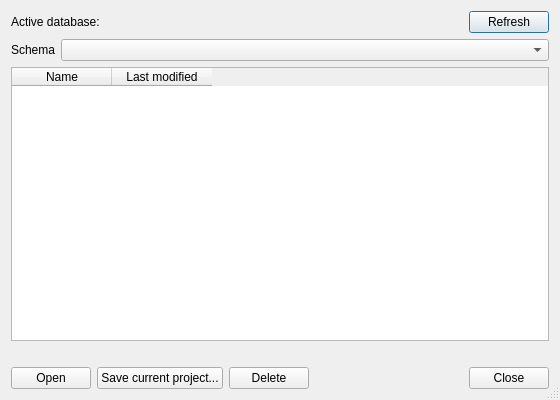
<?xml version="1.0" encoding="UTF-8"?>
<ui version="4.0">
 <class>projects_dialog</class>
 <widget class="QDialog" name="projects_dialog">
  <property name="geometry">
   <rect>
    <x>0</x>
    <y>0</y>
    <width>560</width>
    <height>400</height>
   </rect>
  </property>
  <property name="windowTitle">
   <string>PostGIS Toolbox - Projects in database</string>
  </property>
  <property name="sizeGripEnabled">
   <bool>true</bool>
  </property>
  <layout class="QVBoxLayout" name="verticalLayout">
   <item>
    <layout class="QHBoxLayout" name="header_layout">
     <item>
      <widget class="QLabel" name="active_db_label">
       <property name="text">
        <string>Active database:</string>
       </property>
      </widget>
     </item>
     <item>
      <spacer name="header_spacer">
       <property name="orientation">
        <enum>Qt::Horizontal</enum>
       </property>
       <property name="sizeHint" stdset="0">
        <size>
         <width>0</width>
         <height>0</height>
        </size>
       </property>
      </spacer>
     </item>
     <item>
      <widget class="QPushButton" name="refresh_btn">
       <property name="text">
        <string>Refresh</string>
       </property>
      </widget>
     </item>
    </layout>
   </item>
   <item>
    <layout class="QHBoxLayout" name="schema_layout">
     <item>
      <widget class="QLabel" name="schema_label">
       <property name="text">
        <string>Schema</string>
       </property>
      </widget>
     </item>
     <item>
      <widget class="QComboBox" name="schema_cbbx">
       <property name="sizePolicy">
        <sizepolicy hsizetype="Expanding" vsizetype="Fixed">
         <horstretch>1</horstretch>
         <verstretch>0</verstretch>
        </sizepolicy>
       </property>
      </widget>
     </item>
    </layout>
   </item>
   <item>
    <widget class="QTableWidget" name="projects_table">
     <property name="editTriggers">
      <set>QAbstractItemView::NoEditTriggers</set>
     </property>
     <property name="alternatingRowColors">
      <bool>true</bool>
     </property>
     <property name="selectionMode">
      <enum>QAbstractItemView::SingleSelection</enum>
     </property>
     <property name="selectionBehavior">
      <enum>QAbstractItemView::SelectRows</enum>
     </property>
     <property name="sortingEnabled">
      <bool>true</bool>
     </property>
     <attribute name="verticalHeaderVisible">
      <bool>false</bool>
     </attribute>
     <column>
      <property name="text">
       <string>Name</string>
      </property>
     </column>
     <column>
      <property name="text">
       <string>Last modified</string>
      </property>
     </column>
    </widget>
   </item>
   <item>
    <widget class="QLabel" name="info_label">
     <property name="text">
      <string notr="true"/>
     </property>
     <property name="wordWrap">
      <bool>true</bool>
     </property>
    </widget>
   </item>
   <item>
    <layout class="QHBoxLayout" name="buttons_layout">
     <item>
      <widget class="QPushButton" name="open_btn">
       <property name="text">
        <string>Open</string>
       </property>
      </widget>
     </item>
     <item>
      <widget class="QPushButton" name="save_btn">
       <property name="text">
        <string>Save current project...</string>
       </property>
      </widget>
     </item>
     <item>
      <widget class="QPushButton" name="delete_btn">
       <property name="text">
        <string>Delete</string>
       </property>
      </widget>
     </item>
     <item>
      <spacer name="buttons_spacer">
       <property name="orientation">
        <enum>Qt::Horizontal</enum>
       </property>
       <property name="sizeHint" stdset="0">
        <size>
         <width>0</width>
         <height>0</height>
        </size>
       </property>
      </spacer>
     </item>
     <item>
      <widget class="QDialogButtonBox" name="button_box">
       <property name="standardButtons">
        <set>QDialogButtonBox::Close</set>
       </property>
      </widget>
     </item>
    </layout>
   </item>
  </layout>
 </widget>
 <resources/>
 <connections>
  <connection>
   <sender>button_box</sender>
   <signal>rejected()</signal>
   <receiver>projects_dialog</receiver>
   <slot>reject()</slot>
  </connection>
 </connections>
</ui>
